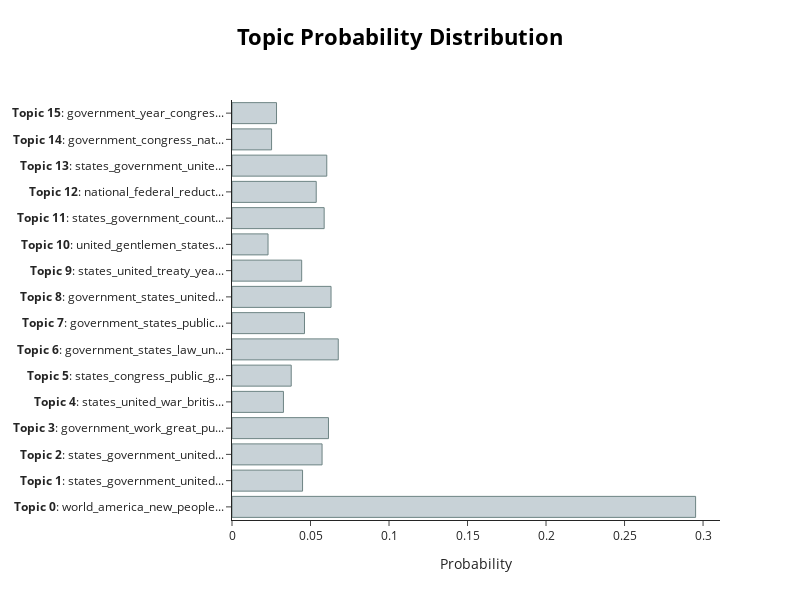

The notebook cell this image was saved under:
### Code cell
# output the topic distribution for the first speech
# hint: check out approximate_distribution() and visualize_distribution()
first_doc = [docs[0]]

topic_probs, _ = topic_model.approximate_distribution(first_doc)
fig = topic_model.visualize_distribution(topic_probs[0])
fig

### Figure 1 — Plotly figure (JSON) as saved in the notebook; plotly's stock layout.template omitted (floating-point values rounded to 4 significant figures)
{"data": [{"marker": {"color": "#C8D2D7", "line": {"color": "#6E8484", "width": 1}}, "orientation": "h", "type": "bar", "x": [0.2953, 0.04494, 0.05736, 0.06145, 0.03277, 0.03772, 0.06768, 0.04616, 0.06308, 0.04438, 0.02295, 0.05869, 0.05365, 0.06036, 0.0252, 0.02836], "y": ["<b>Topic 0</b>: world_america_new_people...", "<b>Topic 1</b>: states_government_united...", "<b>Topic 2</b>: states_government_united...", "<b>Topic 3</b>: government_work_great_pu...", "<b>Topic 4</b>: states_united_war_britis...", "<b>Topic 5</b>: states_congress_public_g...", "<b>Topic 6</b>: government_states_law_un...", "<b>Topic 7</b>: government_states_public...", "<b>Topic 8</b>: government_states_united...", "<b>Topic 9</b>: states_united_treaty_yea...", "<b>Topic 10</b>: united_gentlemen_states...", "<b>Topic 11</b>: states_government_count...", "<b>Topic 12</b>: national_federal_reduct...", "<b>Topic 13</b>: states_government_unite...", "<b>Topic 14</b>: government_congress_nat...", "<b>Topic 15</b>: government_year_congres..."]}], "layout": {"height": 600, "hoverlabel": {"bgcolor": "white", "font": {"family": "Rockwell", "size": 16}}, "title": {"font": {"color": "Black", "size": 22}, "text": "<b>Topic Probability Distribution</b>", "x": 0.5, "xanchor": "center", "y": 0.95, "yanchor": "top"}, "width": 800, "xaxis": {"title": {"text": "Probability"}}}}
